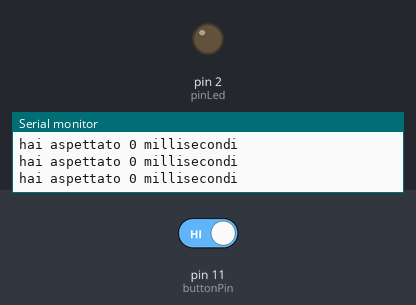
This sketch was run on a simulated Arduino Uno, built with avr-gcc and run on an emulated ATmega328P. Shown: output pins drawn as LEDs (lit = HIGH), the last lines printed to the serial monitor. The test bench sets the inputs (shaded band); at power-on: pin 11 (buttonPin) HIGH. Random numbers use the default seed unless the sketch sets one.

Above: at 17.9 s.
18.0 s: pin 11 (buttonPin) driven LOW
At 26.9 s:
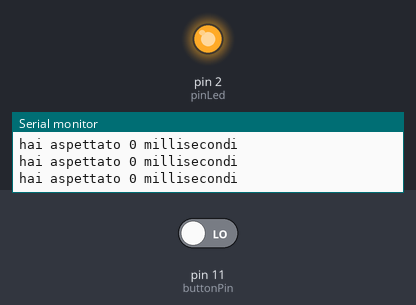
27.2 s: pin 11 (buttonPin) driven HIGH
At 28.6 s:
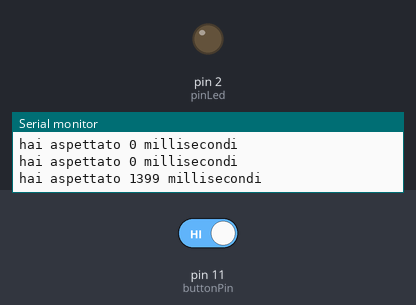
Timing chart, 0 to 30.2 s (numbered marks = the images above; inputs shaded):
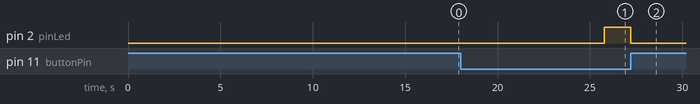

The sketch:

Cronometro.ino
```cpp
int tempo = 200; // Dichiaro la variabile Tempo
int pinLed = 2; //Dichiaro quali pin vado ad usare
int buttonPin = 11;

int a; //dichiaro la variabile a

void setup() {
  pinMode(pinLed, OUTPUT); //setto due tipi di variabile una input e l'altra output
  pinMode(buttonPin, INPUT);
  Serial.begin(9600);  //dichairo a che velocita deve lavorare il mio processore
  a = 0;  //azzero la variabile a
}

void loop() {
  delay(random(5000, 10000)); //imposto un tempo random tra 5 e 10 sec
  digitalWrite(pinLed, HIGH);  //quando il led è acceso il count è a 0
  a = 0;
  while (digitalRead(buttonPin) == LOW) {  //se il pulsante viene premuto aggiungo 1 al count
    a++;
    delay(1);
  }
  Serial.print("hai aspettato ");  //stampo
  Serial.print(a);
  Serial.println(" millisecondi");
  digitalWrite(pinLed, LOW);   //spengo il led
}
```

Measured:
- after the input at 18.0 s, pin 2 (pinLed): LOW → HIGH after 7.8 s
- after the input at 27.2 s, pin 2 (pinLed): HIGH → LOW at once
